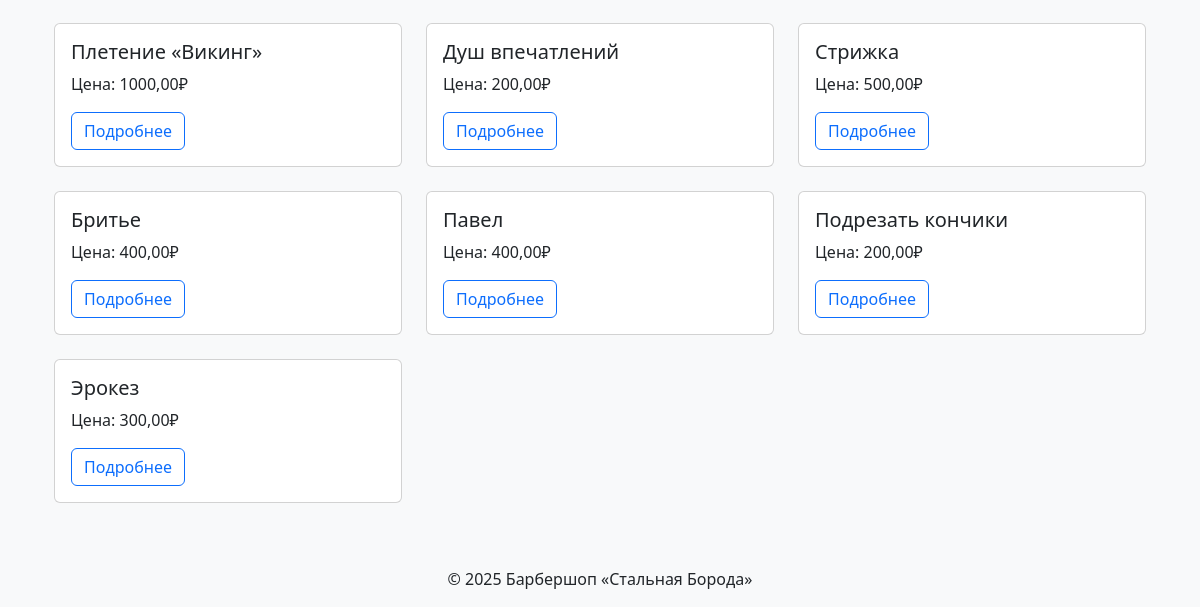
Page / (signed in, lower part) on the earlier database version.
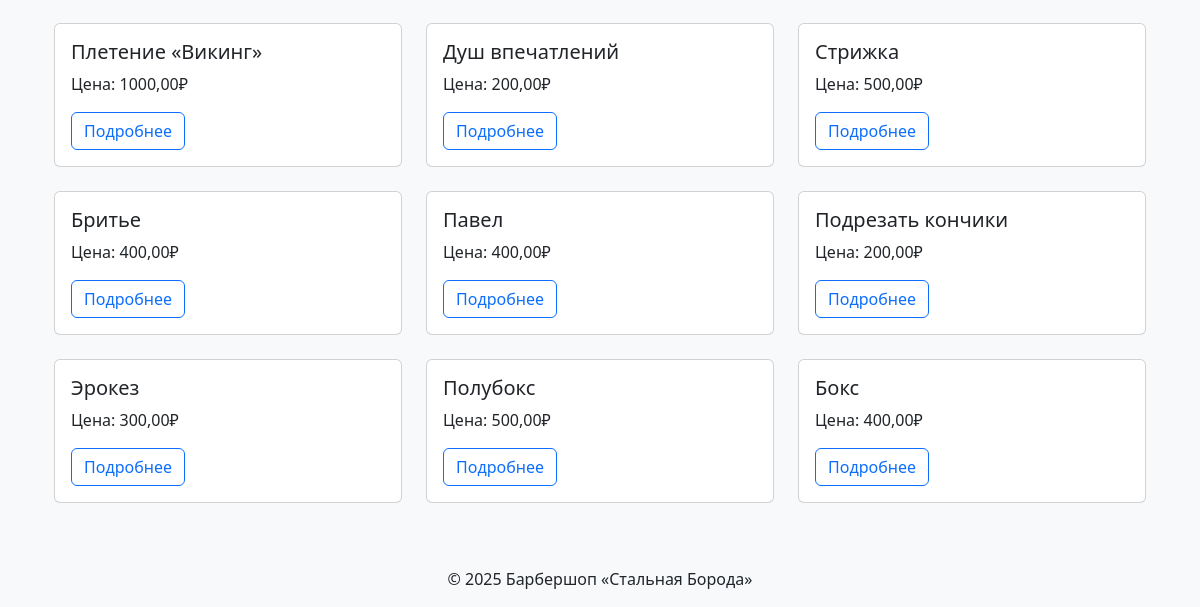
Same page on the later database version.
### core/models.py (models this page shows, shortened)
class Service(models.Model):
    name = models.CharField(max_length=200, verbose_name="Название", db_index=True)
    description = models.TextField(blank=True, verbose_name="Описание")
    price = models.DecimalField(max_digits=10, decimal_places=2, verbose_name="Цена", db_index=True)
    duration = models.PositiveIntegerField(verbose_name="Длительность (минут)")
    is_popular = models.BooleanField(default=False, verbose_name="Популярная услуга")
    image = models.ImageField(upload_to="services/", blank=True, verbose_name="Изображение")
    class Meta:
        verbose_name = "Услуга"
        verbose_name_plural = "Услуги"
        indexes = [
            models.Index(fields=["name", "price"]),  # составной индекс
        ]

### barbershop/views.py (the view)
# urls.py: path('', LandingPageView.as_view(), name='landing'),
class LandingPageView(LoginRequiredMixin, TemplateView):
    login_url = reverse_lazy('login')
    template_name = "core/landing.html"
    def get_context_data(self, **kw):
        ctx = super().get_context_data(**kw)
        masters = Master.objects.filter(is_active=True)
        services = Service.objects.all()
        rating = self.request.GET.get("rating")
        qs = Review.objects.filter(is_published=True).order_by("-created_at")
        if rating:
            qs = qs.filter(rating=rating)
        paginator = Paginator(qs, 3)
        ctx.update({
            "masters": masters,
            "services": services,
            "page_obj": paginator.get_page(self.request.GET.get("page")),
        })
        return ctx

### barbershop/templates/core/landing.html (shortened to what this page needs)
{% extends "base.html" %}
{% block content %}
  <section id="services" class="container mt-5">
    <div class="row">
      {% for service in services %}
        <div class="col-md-4 mb-4">
          <div class="card h-100">
            <div class="card-body">
              <h5 class="card-title">{{ service.name }}</h5>
              <p class="card-text">Цена: {{ service.price }}₽</p>
              <button
                class="btn btn-outline-primary"
                data-bs-toggle="modal"
                data-bs-target="#serviceModal{{ service.id }}"
              >
                Подробнее
              </button>
            </div>
          </div>
        </div>
      {% endfor %}
    </div>
  </section>
{% endblock %}

Differences in the rows shown:
added Service: name "Полубокс", price "500,00"
added Service: name "Бокс", price "400,00"
